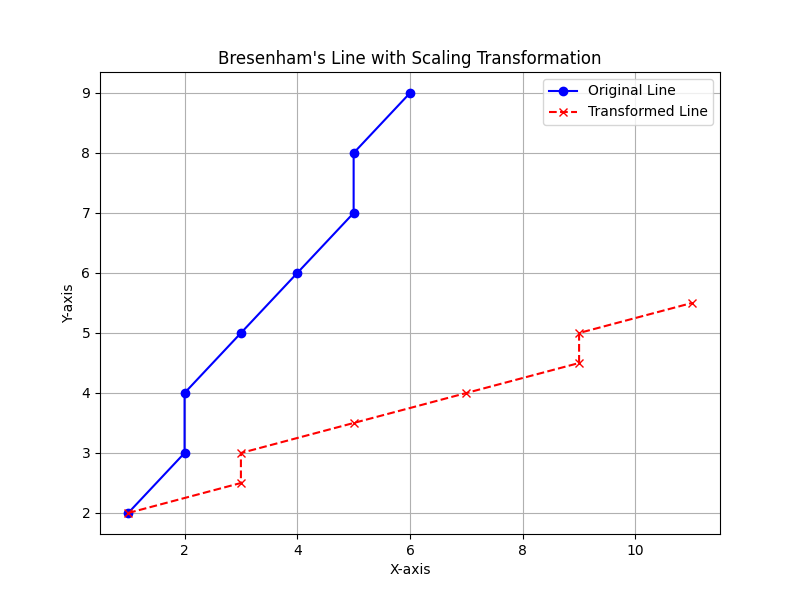

Python code for this plot:
import numpy as np
import matplotlib.pyplot as plt

# Bresenham Line Algorithm
def bresenham_line():
    # Taking Inputs from the user
    x1 = int(input("Enter x coordinate for the starting point: "))
    y1 = int(input("Enter y coordinate for the starting point: "))
    x2 = int(input("Enter x coordinate for the ending point: "))
    y2 = int(input("Enter y coordinate for the ending point: "))

    # Calculate differences
    dx = abs(x2 - x1)
    dy = abs(y2 - y1)

    # Determine step directions
    sx = 1 if x2 > x1 else -1
    sy = 1 if y2 > y1 else -1

    # Initialize decision parameters based on dominant axis
    points = []
    if dx >= dy:  # Shallow slope (|m| ≤ 1)
        p = 2 * dy - dx
        x, y = x1, y1
        for i in range(dx + 1):  # Include the endpoint
            points.append((x, y))
            x += sx
            if p >= 0:
                y += sy
                p += 2 * (dy - dx)
            else:
                p += 2 * dy
    else:  # Steep slope (|m| > 1)
        p = 2 * dx - dy
        x, y = x1, y1
        for i in range(dy + 1):  # Include the endpoint
            points.append((x, y))
            y += sy
            if p >= 0:
                x += sx
                p += 2 * (dx - dy)
            else:
                p += 2 * dx

    # Extract x and y coordinates for plotting
    x_list, y_list = zip(*points)
    return x_list, y_list, x1, y1


# Transformation Matrices
def translation_to_origin(tx, ty):
    return np.array([
        [1, 0, -tx],
        [0, 1, -ty],
        [0, 0, 1]
    ])

def scaling_matrix(sx, sy):
    return np.array([
        [sx, 0, 0],
        [0, sy, 0],
        [0, 0, 1]
    ])


def translation_back_from_origin(tx, ty):
    return np.array([
        [1, 0, tx],
        [0, 1, ty],
        [0, 0, 1]
    ])


# Get Bresenham line points
x_list, y_list, x1, y1 = bresenham_line()

# Transformation inputs
tx = x1
ty = y1
sx = 2
sy = 0.5


# Composite transformation matrix
tto = translation_to_origin(tx, ty)
# rm=rotation_matrix(theta)
sm = scaling_matrix(sx, sy)
tfo = translation_back_from_origin(tx, ty)
cm = tfo @ sm @ tto
# cm = tfo @ rm @ tto

# Apply transformation
points = np.vstack([x_list, y_list, np.ones_like(x_list)])
transformed_points = cm @ points
x_new, y_new = transformed_points[0], transformed_points[1]

# Plotting
plt.figure(figsize=(8, 6))

# Original line
plt.plot(x_list, y_list, marker='o', color='blue', label='Original Line')

# Transformed line
plt.plot(x_new, y_new, marker='x', color='red', linestyle='--', label='Transformed Line')

plt.title("Bresenham's Line with Scaling Transformation")
plt.xlabel("X-axis")
plt.ylabel("Y-axis")
plt.grid(True)
plt.legend()
plt.show()
